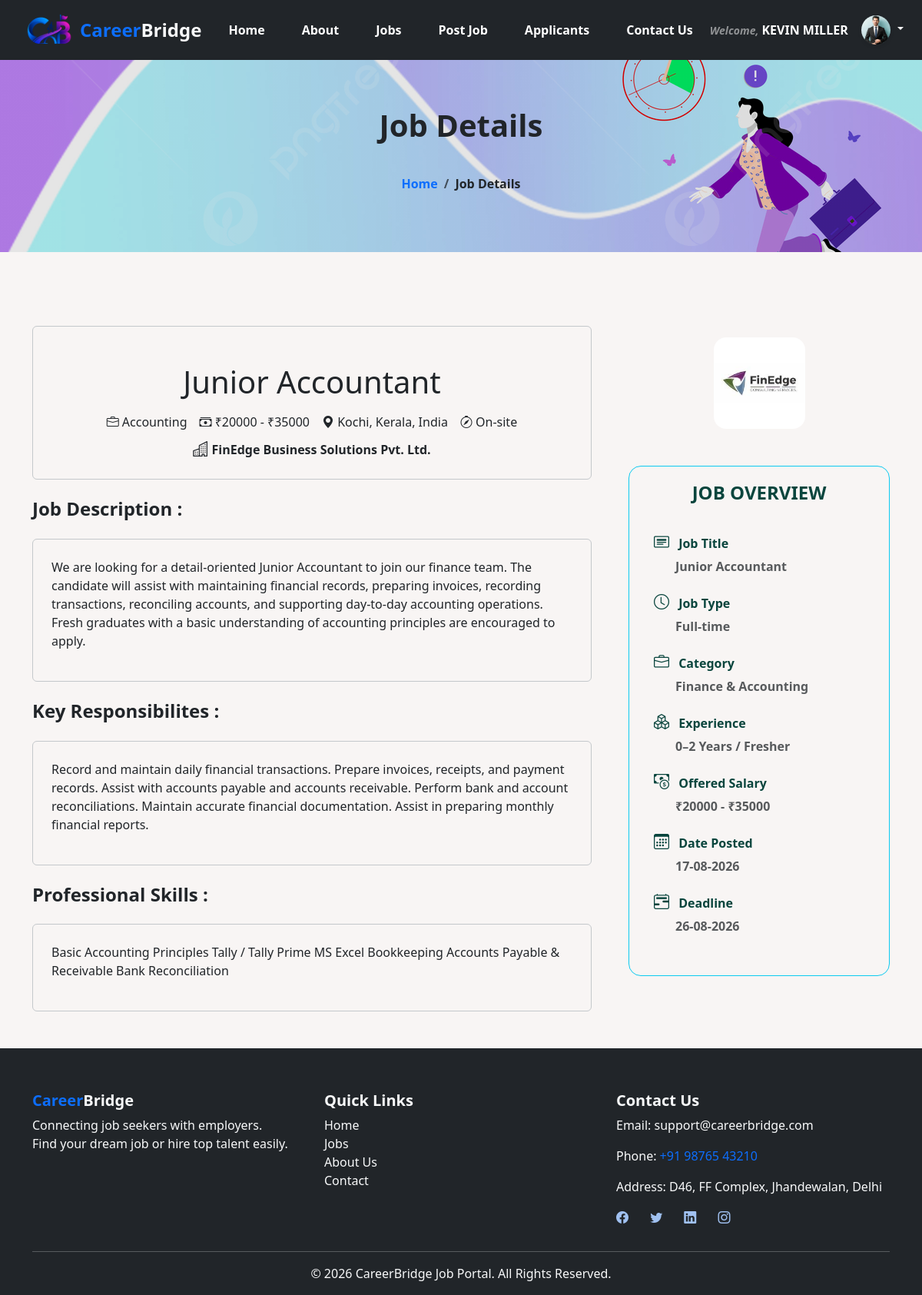
Screenshot of /job-details/10/ (signed in) with the database file from the repository.
### accounts/models.py (models this page shows, shortened)
class User(AbstractUser):
    role_choices = (
        (0, 'Admin'),
        (1, 'Job Seeker'),
        (2, 'Employer'),
    )
    role = models.IntegerField(default=0, choices=role_choices)

### profile_app/models.py (models this page shows, shortened)
class Employer(models.Model):
    user = models.OneToOneField(User, on_delete=models.CASCADE)
    full_name = models.CharField(max_length=50)
    profile_photo = models.ImageField(upload_to= 'employer_profile_photo/', null=True, blank=True)
    email = models.EmailField()
    phone = models.CharField(max_length=10)
    location = models.CharField(max_length=50)
    company_name = models.CharField(max_length=30)
    company_logo = models.ImageField(upload_to='employer_company_logos/', null=True, blank=True)
    about_company = models.TextField()
    company_website = models.URLField()
    company_type = models.CharField(max_length=50)

### job/models.py (models this page shows, shortened)
class Job(models.Model):
    jobtype_choices = (
        ('Full-time', 'Full time'),
        ('Part-time', 'Part time'),
        ('Temporary', 'Temporary'),
        ('Freelance', 'Freelance'),
    )
    work_location_choices = (
        ('On-site', 'On-site'),
        ('Remote', 'Remote'),
        ('Hybrid', 'Hybrid'),
    )
    job_title = models.CharField(max_length=50)
    company_name = models.CharField(max_length=50)
    company_logo = models.ImageField(upload_to='company_logos', null=True, blank=True)
    location = models.CharField(max_length=100)
    job_type = models.CharField(max_length=50, choices=jobtype_choices)
    category = models.ForeignKey(Category, on_delete=models.CASCADE)
    industry_type = models.ForeignKey(Industry, on_delete=models.CASCADE, null=True, blank=True)
    description = models.TextField()
    responsibilities = models.TextField()
    skills = models.TextField()
    min_salary = models.PositiveIntegerField()
    max_salary = models.PositiveIntegerField()
    experience = models.TextField(max_length=50)
    work_location = models.CharField(max_length=50, choices=work_location_choices)
    deadline = models.DateField()
    created_at = models.DateTimeField(auto_now_add=True)
    updated_at = models.DateTimeField(auto_now=True)
    is_featured = models.BooleanField(default=False)
    employer = models.ForeignKey(User, on_delete=models.CASCADE, null=True, blank=True)

class Industry(models.Model):
    industry_type =  models.CharField(max_length=30)
    category = models.ForeignKey(Category, on_delete=models.CASCADE)

class Category(models.Model):
    title = models.CharField(max_length=30)
    image = models.ImageField(upload_to='Categories/')
    def __str__(self):
        return self.title

### job/views.py (the view)
# urls.py: path('job-details/<int:id>/', views.job_details, name='job_details'),
def job_details(request, id):
    job = Job.objects.get(id=id)
    return render(request, 'job_details.html', {'job': job})

### job/templates/job_details.html (shortened to what this page needs)
{% extends 'base.html' %}
{% load static %}
{% block content %}
<div class="container-fluid d-flex align-items-center justify-content-center text-center text-dark page-bg">
    <div>
        <h3 class="mb-4 fw-bold fs-1">Job Details</h3>
        <nav aria-label="breadcrumb">
        <ol class="breadcrumb p-3 mb-0 justify-content-center bg-transparent">
            <li class="breadcrumb-item">
            <a href="/" class="text-decoration-none text-primary fw-bold">Home</a>
            </li>
            <li class="breadcrumb-item active text-dark fw-semibold" aria-current="page">
                Job Details
            </li>
        </ol>
        </nav>
  </div>
</div>
<div class="container mt-5 mb-5">
    <div class="row g-5 align-items-center justify-content-center">
        <div class="col-lg-8 col-md-12 col-12">
            <div class="border border-secondary-subtle rounded p-4 mt-5">
                <div class="text-center">
                    <h1 class="mb-3">{{ job.job_title }}</h1>
                    <div class="d-flex flex-row gap-3 mt-2 justify-content-center my-2">
                        {% if job.industry_type %}
                            <div class="d-flex align-items-center">
                                <i class="bi bi-briefcase me-1"></i> {{ job.industry_type.industry_type }}
                            </div>
                        {% endif %}
                        <div class="align-items-center">
                            <i class="bi bi-cash-stack"></i> ₹{{ job.min_salary }} - ₹{{ job.max_salary }}
                        </div>
                        <div class="align-items-center">
                            <i class="bi bi-geo-alt-fill"></i>  {{ job.location }}
                        </div>
                        <div class="align-items-center">
                            <i class="bi bi-compass"></i>  {{ job.work_location }}
                        </div>
                    </div>
                    <i class="bi bi-buildings fs-5"></i> <strong>{{ job.company_name }}</strong>
                </div>
            </div>
            <h4 class="my-4 fw-semibold">Job Description :</h4>
            <div class="border border-secondary-subtle rounded p-4 mt-0">
                <div class="text-start">
                    <p>{{ job.description }}</p>
                </div>
            </div>
            <h4 class="my-4 fw-semibold">Key Responsibilites :</h4>
            <div class="border border-secondary-subtle rounded p-4 mt-0">
                <div class="text-start">
                    <p>{{ job.responsibilities }}</p>
                </div>
            </div>
            <h4 class="my-4 fw-semibold">Professional Skills :</h4>
            <div class="border border-secondary-subtle rounded p-4 mt-0">
                <div class="text-start">
                    <p>{{ job.skills }}</p>
                </div>
            </div>
        </div>
        <div class="col-lg-4 col-md-12 col-12">
            <div class="text-center my-3">
                {% if job.company_logo %}
                <img src="/media/{{job.company_logo}}" alt="companylogo" style="width: 35%;" class="rounded-4">
                {% endif %}
            </div>
            <div class="border border-info p-3 fw-bold fs-4 text-center rounded-4 bg-color mt-5" style="color: #09453d;">
                JOB OVERVIEW
                <div class="text-start mt-3 p-3">
                    <div class="mb-3 fs-6">
                        <i class="bi bi-card-heading fs-5 me-2"></i>
                        <span>Job Title</span>
                        <div class="ms-4 fw-semibold text-muted p-1">{{ job.job_title }}</div>
                    </div>
                    <div class="mb-3 fs-6">
                        <i class="bi bi-clock fs-5 me-2"></i>
                        <span>Job Type</span>
                        <div class="ms-4 fw-semibold text-muted p-1">{{ job.job_type }}</div>
                    </div>
                    <div class="mb-3 fs-6">
                        <i class="bi bi-briefcase fs-5 me-2"></i>
                        <span>Category</span>
                        <div class="ms-4 fw-semibold text-muted p-1">{{ job.category }}</div>
                    </div>
                    <div class="mb-3 fs-6">
                        <i class="bi bi-boxes fs-5 me-2"></i>
                        <span>Experience</span>
                        <div class="ms-4 fw-semibold text-muted p-1">{{ job.experience }}</div>
                    </div>
                    <div class="mb-3 fs-6">
                        <i class="bi bi-cash-coin fs-5 me-2"></i>
                        <span>Offered Salary</span>
                        <div class="ms-4 fw-semibold text-muted p-1">₹{{ job.min_salary }} - ₹{{ job.max_salary }}</div>
                    </div>
                    <div class="mb-3 fs-6">
                        <i class="bi bi-calendar3 fs-5 me-2"></i>
                        <span>Date Posted</span>
                        <div class="ms-4 fw-semibold text-muted p-1">{{ job.created_at|date:"d-m-Y" }}</div>
                    </div>
                    <div class="mb-3 fs-6">
                        <i class="bi bi-calendar2-range fs-5 me-2"></i>
                        <span>Deadline</span>
                        <div class="ms-4 fw-semibold text-muted p-1">{{ job.deadline|date:"d-m-Y" }}</div>
                    </div>
                </div>
            </div>
        </div>
    </div>
</div>
{% endblock content %}

### core/templates/include/navbar.html (shortened to what this page needs)
{% load static %}
<nav class="navbar navbar-expand-lg navbar-dark bg-dark sticky-top py-1">
    <div class="container-fluid px-4">
        <a class="navbar-brand d-flex align-items-center fw-bold text-primary fs-4" href="{% url 'home' %}">
            <img src="{% static 'images/logo2.png' %}" alt="logo"  width="80" height="60" class="rounded-circle border-0 border-light ms-0">
            Career<span class="text-light">Bridge</span>
        </a>
        <div class="collapse navbar-collapse" id="navbarNav">
            <ul class="navbar-nav mx-auto fw-bold gap-3">
                <li class="nav-item">
                    <a class="nav-link px-3" href="{% url 'home' %}">Home</a>
                </li>
                <li class="nav-item">
                    <a class="nav-link px-3" href="{% url 'about' %}">About</a>
                </li>
                <li class="nav-item">
                    <a class="nav-link px-3" href="{% url 'jobs_list'%}">Jobs</a>
                </li>
                {% if request.user.is_authenticated %}
                    {% if request.user.role == 2 %}
                        <li class="nav-item"><a class="nav-link px-3" href="{% url 'post_job' %}">Post Job</a></li>
                        <li class="nav-item"><a class="nav-link px-3" href="{% url 'all_applicants' %}">Applicants</a></li>
                    {% elif request.user.role == 1 %}
                        <li class="nav-item"><a class="nav-link px-3" href="{% url 'my_application' %}">My Applications</a></li>
                    {% endif %}
                {% endif %}
                <li class="nav-item">
                    <a class="nav-link px-3" href="{% url 'contact' %}">Contact Us</a>
                </li>
            </ul>
            <ul class="navbar-nav ms-auto flex-row justify-content-center align-items-center gap-2 mt-3 mt-lg-0">
            {% if request.user.is_authenticated %}
            <li class="nav-item d-flex align-items-center me-2 text-white-50 text-decoration-none">
                <span class="small fst-italic fw-semibold me-1">Welcome,</span>
                {% if user.role == 1 %}
                    <span class="fw-bold text-uppercase text-white">{{ user.jobseeker.full_name }}</span>
                {% else %}
                    <span class="fw-bold text-uppercase text-white">{{ user.employer.full_name }}</span>
                {% endif %}
            </li>
            <li class="nav-item dropdown text-decoration-none">
                <a class="nav-link dropdown-toggle p-0" href="#" role="button" data-bs-toggle="dropdown" aria-expanded="false">
                {% if user.jobseeker.profile_photo %}
                    <img src="/media/{{ user.jobseeker.profile_photo }}" alt="profile" class="rounded-circle border border-secondary shadow-sm border-dark object-fit-cover" width="40" height="40">
                {% elif user.employer.profile_photo %}
                    <img src="/media/{{ user.employer.profile_photo }}" alt="profile" class="rounded-circle border border-secondary shadow-sm border-dark object-fit-cover" width="40" height="40">
                {% else %}
                    <img src="{% static 'images/default profile_photo.png' %}" alt="profile" class="rounded-circle border border-secondary shadow-sm border-dark" width="40" height="40">
                {% endif %}
                </a>
            </li>
            {% endif %}
            </ul>
        </div>
    </div>
</nav>

### core/static/css/style.css (style rules this page uses)
body { margin: 0; padding: 0; box-sizing: border-box; background-color: #f8f5f4; }
.nav-item .nav-link { color: white; }
.nav-item { transition: all 1s ease; }
::placeholder { color: rgba(52, 48, 48, 0.8); font-size: 16px; }
.page-bg { background-image: linear-gradient(rgba(0, 0, 0, 0.1), rgba(0, 0, 0, 0.1)),url("../images/page-bg.jpg"); height: 250px; background-repeat: no-repeat; background-size: cover; background-position: center; }

### rows the page displays
User: employer.full_name "KEVIN MILLER", employer.profile_photo (picture)
Job: job_title "Junior Accountant", industry_type.industry_type "Accounting", min_salary "20000", max_salary "35000", location "Kochi, Kerala, India", work_location "On-site", company_name "FinEdge Business Solutions Pvt. Ltd.", description "We are looking for a detail-oriented Junior Accountant to join our finance team. The candidate will assist with maintaining financial records, preparing invoices, recording transactions, reconciling accounts, and supporting day-to-day accounting operations. Fresh graduates with a basic understanding of accounting principles are encouraged to apply.", responsibilities "Record and maintain daily financial transactions. Prepare invoices, receipts, and payment records. Assist with accounts payable and accounts receivable. Perform bank and account reconciliations. Maintain accurate financial documentation. Assist in preparing monthly financial reports.", skills "Basic Accounting Principles Tally / Tally Prime MS Excel Bookkeeping Accounts Payable & Receivable Bank Reconciliation", company_logo (picture), job_type "Full-time", category "Finance & Accounting", experience "0–2 Years / Fresher", created_at "17-08-2026", deadline "26-08-2026"
